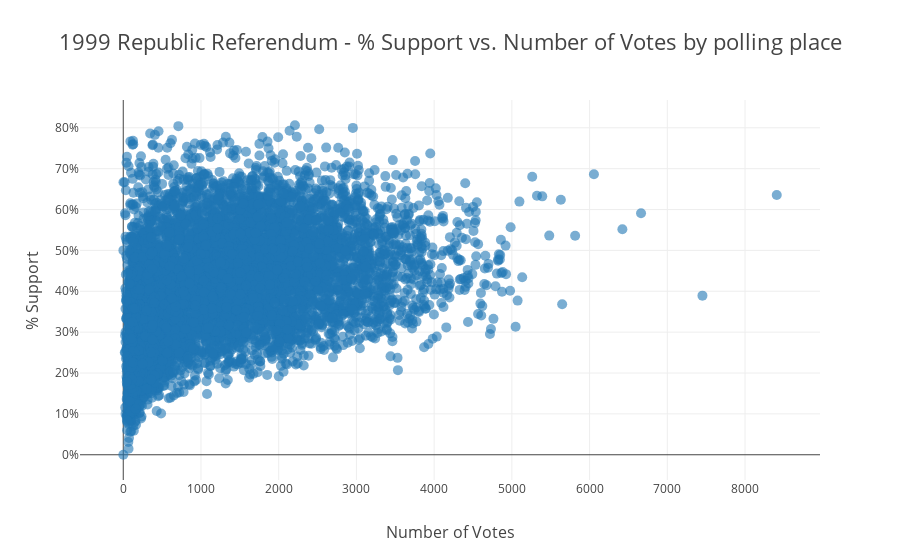

The code cell stored with this chart in its notebook:
### Markdown cell above
It's exceptionally noisy, but there is some relationship between % support for the republic a size of polling place

### Code cell
py.iplot(figure03, filename='figure03')
# pyonline.image.ishow(figure03, width=1500, height=750)

### Figure 1 — Plotly figure (JSON) as saved in the notebook; plotly's stock layout.template omitted (floating-point values rounded to 4 significant figures; data arrays with more than 128 entries replaced by an {"elided": "..."} marker saying what was removed)
{"data": [{"marker": {"opacity": 0.6, "size": 10}, "mode": "markers", "name": "% Yes", "text": {"elided": "7412 str values"}, "type": "scatter", "x": {"elided": "7412 int values"}, "y": {"elided": "7412 float values"}}], "layout": {"title": "1999 Republic Referendum - % Support vs. Number of Votes by polling place", "titlefont": {"family": "Open Sans", "size": 22}, "xaxis": {"title": "Number of Votes", "titlefont": {"family": "Open Sans", "size": 16}}, "yaxis": {"tickformat": ",.0%", "title": "% Support", "titlefont": {"family": "Open Sans", "size": 16}}}}
